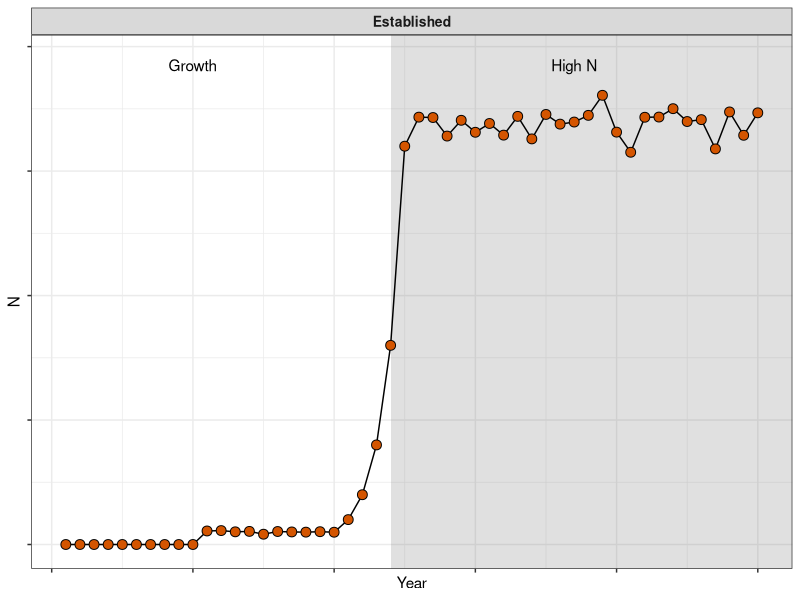
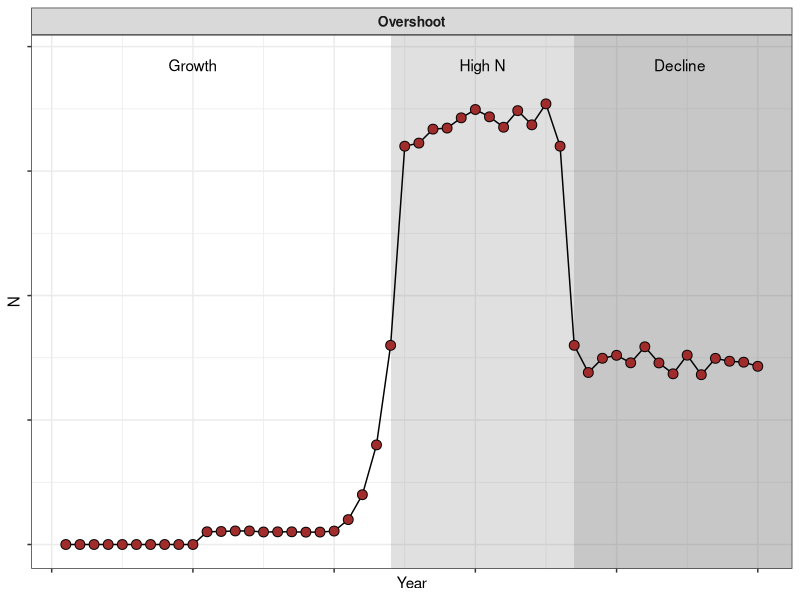
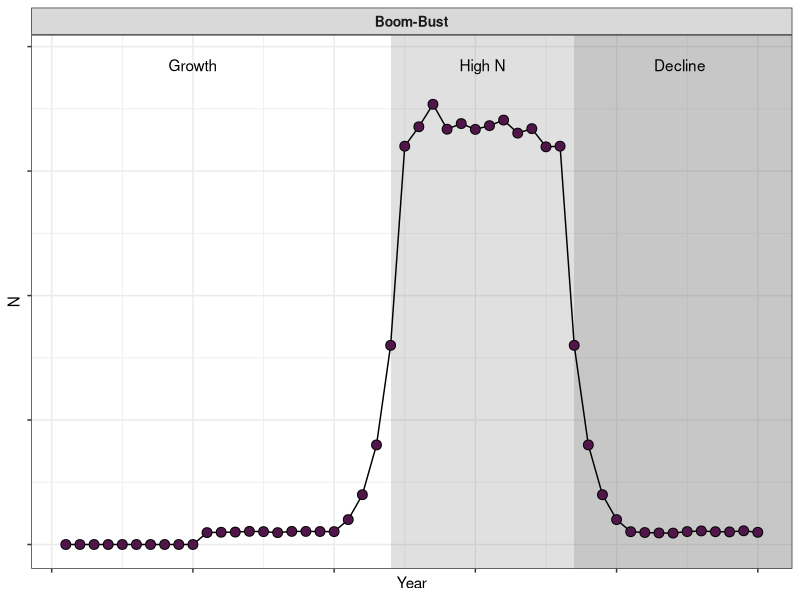

Here is the R script that generated these plots, in order: (Note: this script raises an error after producing the figures.)
rm(list = ls())



library(tidyverse)
library(patchwork)
library(here)



sim_data <- tibble(N = c(c(rep(0, times = 10),
                         rnorm(10, mean = 2, sd = 0.1),
                         2^(2:6),
                         rnorm(10, 68, sd = 2),
                         2^(6:2),
                         rnorm(10, mean = 2, sd = 0.1)),
                         c(rep(0, times = 10),
                           rnorm(10, mean = 2, sd = 0.1),
                           2^(2:6),
                           rnorm(10, 68, sd = 2),
                           2^(6:5),
                           rnorm(13, 29, sd = 2)),
                         c(rep(0, times = 10),
                           rnorm(10, mean = 2, sd = 0.1),
                           2^(2:6),
                           rnorm(25, 68, sd = 2))),
                   Year = rep(1:50, times = 3),
                   Type = c(rep("Boom-Bust", times = 50),
                            rep("Overshoot", times = 50),
                            rep("Established", times = 50)))


phases <- tibble(Year_min = c(c(24),c(24,37),c(24,37)),
                 Year_max = c(c(Inf),c(37,Inf),c(37,Inf)),
                 N_max = rep(Inf, times = 5),
                 N_min = rep(-Inf, times = 5),
                 Type = c("Established","Overshoot","Overshoot",
                          "Boom-Bust","Boom-Bust"),
                 Phase = c("High Abundance","High Abundance","Collapse","High Abundance","Collapse"),
                 Year = rep(NA_real_, times = 5),
                 N = rep(NA_real_, times = 5))


p1 <- sim_data |> 
  filter(Type == "Established") |> 
  ggplot(aes(x = Year,y = N))+
  annotate('rect', xmin=24, xmax=Inf, ymin=-Inf, ymax=Inf, alpha=.2, fill='#666666')+
  geom_line()+
  geom_point(shape = 21,size = 3, fill = "#d45500ff", show.legend = F)+
  facet_wrap(~factor(Type, levels = c("Established","Overshoot","Boom-Bust")))+
 # annotate(data = sim_data |> filter(Type %in% c("Overshoot","Boom-Bust")),
 #          'rect', xmin=37, xmax=Inf, ymin=-Inf, ymax=Inf, alpha=.2, fill='#666666')+
  scale_y_continuous(limits = c(0,78))+
  annotate("text", x = 10, y = 77, label = "Growth")+
  annotate("text", x = 37, y = 77, label = "High N")+
  theme_bw()+
  theme(strip.text = element_text(size = 10, face = "bold"),
        axis.text = element_blank())

  
p2 <- sim_data |> 
  filter(Type == "Overshoot") |> 
  ggplot(aes(x = Year,y = N))+
  annotate('rect', xmin=24, xmax=Inf, ymin=-Inf, ymax=Inf, alpha=.2, fill='#666666')+
  annotate('rect', xmin=37, xmax=Inf, ymin=-Inf, ymax=Inf, alpha=.2, fill='#666666')+
  geom_line()+
  geom_point(shape = 21,size = 3, fill = "#a02c2cff", show.legend = F)+
  facet_wrap(~factor(Type, levels = c("Established","Overshoot","Boom-Bust")))+
  scale_y_continuous(limits = c(0,78))+
  annotate("text", x = 10, y = 77, label = "Growth")+
  annotate("text", x = 30.5, y = 77, label = "High N")+
  annotate("text", x = 44.5, y = 77, label = "Decline")+
  theme_bw()+
  theme(strip.text = element_text(size = 10, face = "bold"),
        axis.text = element_blank())


p3 <- sim_data |> 
  filter(Type == "Boom-Bust") |> 
  ggplot(aes(x = Year,y = N))+
  annotate('rect', xmin=24, xmax=Inf, ymin=-Inf, ymax=Inf, alpha=.2, fill='#666666')+
  annotate('rect', xmin=37, xmax=Inf, ymin=-Inf, ymax=Inf, alpha=.2, fill='#666666')+
  geom_line()+
  geom_point(shape = 21,size = 3, fill = "#50164aff", show.legend = F)+
  facet_wrap(~factor(Type, levels = c("Established","Overshoot","Boom-Bust")))+
  annotate("text", x = 10, y = 77, label = "Growth")+
  annotate("text", x = 30.5, y = 77, label = "High N")+
  annotate("text", x = 44.5, y = 77, label = "Decline")+
  scale_y_continuous(limits = c(0,78))+
  theme_bw()+
  theme(strip.text = element_text(size = 10, face = "bold"),
        axis.text = element_blank())
  


ggsave(plot = panel1, filename = here("output","illustration.png"), device = "png",
       units = "in", width = 24, height = 4)


p4 <- sim_data |> 
  filter(Type == "Established") |> 
  filter(Year < 26) |> 
  ggplot(aes(x = Year,y = N))+
  #annotate('rect', xmin=24, xmax=Inf, ymin=-Inf, ymax=Inf, alpha=.2, fill='#666666')+
  geom_line()+
  geom_point(shape = 21,size = 3, fill = "#333333", show.legend = F)+
  facet_wrap(~factor(Type, levels = c("Established"), labels = "Boom"))+
  # annotate(data = sim_data |> filter(Type %in% c("Overshoot","Boom-Bust")),
  #          'rect', xmin=37, xmax=Inf, ymin=-Inf, ymax=Inf, alpha=.2, fill='#666666')+
  scale_y_continuous(limits = c(0,78))+
  annotate("text", x = 10, y = 77, label = "Growth")+
  #annotate("text", x = 37, y = 77, label = "High N")+
  theme_bw()+
  theme(strip.text = element_text(size = 14, face = "bold"),
        axis.text = element_blank())

ggsave(plot = p4, filename = here("output","BoomOnly.png"), device = "png",
       units = "in", width = 12/3, height = 4)

#------------------------------------------
####figure for publication####
#------------------------------------------


duration_growthsim <- tibble(N = c(c(rep(0, times = 10),
                                     rnorm(10, mean = 2, sd = 0.1),
                                     2^(2:6)),
                                   c(rep(0, times = 5),
                                     rnorm(5, mean = 2, sd = 0.1),
                                     2^(2:6),
                                     rep(NA_real_,times = 10)),
                                   c(rep(0, times = 2),
                                     rnorm(3, mean = 2, sd = 0.1),
                                     2^(2:6),
                                     rep(NA_real_,times = 15))),
                             Year = rep(1:25, times = 3),
                             Type = c(rep("short", times = 25),
                                      rep("intermediate", times = 25),
                                      rep("long", times = 25)),
                             Title = rep("Growth", times = 25*3))





p5 <- duration_growthsim |> 
  ggplot(aes(x = Year,y = N,  fill = Type))+
  geom_line(show.legend = F)+
  scale_fill_manual(values = c("#50164aff","#50164abf","#50164a80"))+
  geom_point(shape = 21,size = 3, show.legend = F)+
  facet_grid(~Title)+
  scale_y_continuous(limits = c(0,78))+
  annotate("text", x = 12.5, y = 77, label = "Duration")+
  theme_bw()+
  theme(strip.text = element_text(size = 10, face = "bold"),
        axis.text = element_blank())


rate_growthsim <- tibble(N = c(c(rep(0, times = 10),
                                     rnorm(10, mean = 2, sd = 0.1),
                                     2^(2:6)),
                                   c(rep(0, times = 10),
                                     rnorm(10, mean = 2, sd = 0.1),
                                     4^(1:3),
                                     rep(NA_real_,times = 2)),
                                   c(rep(0, times = 10),
                                     rnorm(10, mean = 2, sd = 0.1),
                                     8^(2),
                                     rep(NA_real_,times = 4))),
                             Year = rep(1:25, times = 3),
                             Type = c(rep("short", times = 25),
                                      rep("intermediate", times = 25),
                                      rep("long", times = 25)),
                             Title = rep("Growth", times = 25*3))


p6 <- rate_growthsim |> 
  ggplot(aes(x = Year,y = N, fill = Type))+
  geom_line(show.legend = F)+
  geom_point(shape = 21,size = 3, show.legend = F)+
  scale_fill_manual(values = c("#50164aff","#50164abf","#50164a80"))+
  facet_grid(~Title)+
  scale_y_continuous(limits = c(0,78))+
  annotate("text", x = 12.5, y = 77, label = "Rate")+
  theme_bw()+
  theme(strip.text = element_text(size = 10, face = "bold"),
        axis.text = element_blank())


duration_highnsim <- tibble(N = c(c(rnorm(25, mean = 68, sd = 2)),
                                   c(rnorm(15, mean = 64, sd = 2),
                                     rep(NA_real_,times = 10)),
                                  c(rnorm(5, mean = 60, sd = 2),
                                    rep(NA_real_,times = 20))),
                             Year = rep(1:25, times = 3),
                             Type = c(rep("short", times = 25),
                                      rep("intermediate", times = 25),
                                      rep("long", times = 25)),
                             Title = rep("High N", times = 25*3))

p7 <- duration_highnsim |> 
  ggplot(aes(x = Year,y = N, fill = Type))+
  annotate('rect', xmin=-Inf, xmax=Inf, ymin=-Inf, ymax=Inf, alpha=.2, fill='#666666')+
  geom_line(show.legend = F)+
  geom_point(shape = 21,size = 3, show.legend = F)+
  scale_fill_manual(values = c("#50164aff","#50164abf","#50164a80"))+
  facet_grid(~Title)+
  scale_y_continuous(limits = c(0,78))+
  annotate("text", x = 12.5, y = 77, label = "Duration")+
  theme_bw()+
  theme(strip.text = element_text(size = 10, face = "bold"),
        axis.text = element_blank())


variability_highnsim <- tibble(N = c(c(rnorm(25, mean = 68, sd = 2)),
                                  c(rnorm(25, mean = 60, sd = 8)),
                                  c(rnorm(25, mean = 50, sd = 14))),
                            Year = rep(1:25, times = 3),
                            Type = c(rep("short", times = 25),
                                     rep("intermediate", times = 25),
                                     rep("long", times = 25)),
                            Title = rep("High N", times = 25*3))

p8 <- variability_highnsim |> 
  ggplot(aes(x = Year,y = N, fill = Type))+
  annotate('rect', xmin=-Inf, xmax=Inf, ymin=-Inf, ymax=Inf, alpha=.2, fill='#666666')+
  geom_line(show.legend = F)+
  scale_fill_manual(values = c("#50164aff","#50164abf","#50164a80"))+
  geom_point(shape = 21,size = 3, show.legend = F)+
  facet_grid(~Title)+
  scale_y_continuous(limits = c(0,78))+
  annotate("text", x = 12.5, y = 77, label = "Variability")+
  theme_bw()+
  theme(strip.text = element_text(size = 10, face = "bold"),
        axis.text = element_blank())

rate_lownsim <- tibble(N =  c(rnorm(1, mean = 68, sd = 2),
                              2^(6:2),
                              rnorm(19, mean = 2, sd = 0.1),
                              rnorm(3, mean = 68, sd = 2),
                              4^(3:1),
                              rnorm(19, mean = 2, sd = 0.1),
                              rnorm(5, mean = 68, sd = 2),
                              8^(1),
                              rnorm(19, mean = 2, sd = 0.1)),
                             Year = rep(1:25, times = 3),
                             Type = c(rep("short", times = 25),
                                      rep("intermediate", times = 25),
                                      rep("long", times = 25)),
                             Title = rep("Decline", times = 25*3))


p9 <- rate_lownsim |> 
  ggplot(aes(x = Year,y = N, fill = Type))+
  annotate('rect', xmin=-Inf, xmax=Inf, ymin=-Inf, ymax=Inf, alpha=.2, fill='#666666')+
  annotate('rect', xmin=-Inf, xmax=Inf, ymin=-Inf, ymax=Inf, alpha=.2, fill='#666666')+
  geom_line(show.legend = F)+
  scale_fill_manual(values = c("#50164aff","#50164abf","#50164a80"))+
  geom_point(shape = 21,size = 3, show.legend = F)+
  facet_grid(~Title)+
  scale_y_continuous(limits = c(0,78))+
  annotate("text", x = 12.5, y = 77, label = "Rate")+
  theme_bw()+
  theme(strip.text = element_text(size = 10, face = "bold"),
        axis.text = element_blank())


magnitude_lownsim <- tibble(N =  c(rnorm(1, mean = 68, sd = 2),
                              2^(6:2),
                              rnorm(19, mean = 6.8, sd = 0.1),
                              rnorm(1, mean = 68, sd = 2),
                              2^(6:2),
                              rnorm(19, mean = 3, sd = 0.1),
                              rnorm(1, mean = 68, sd = 2),
                              2^(6:2),
                              rnorm(3, mean = 1, sd = 0.1),
                              rep(0, times = 16)),
                       Year = rep(1:25, times = 3),
                       Type = c(rep("short", times = 25),
                                rep("intermediate", times = 25),
                                rep("long", times = 25)),
                       Title = rep("Decline", times = 25*3))


p10 <- magnitude_lownsim |> 
  ggplot(aes(x = Year,y = N, fill = Type))+
  annotate('rect', xmin=-Inf, xmax=Inf, ymin=-Inf, ymax=Inf, alpha=.2, fill='#666666')+
  annotate('rect', xmin=-Inf, xmax=Inf, ymin=-Inf, ymax=Inf, alpha=.2, fill='#666666')+
  scale_fill_manual(values = c("#50164aff","#50164abf","#50164a80"))+
  geom_line(show.legend = F)+
  geom_point(shape = 21,size = 3, show.legend = F)+
  facet_grid(~Title)+
  scale_y_continuous(limits = c(0,78))+
  annotate("text", x = 12.5, y = 77, label = "Magnitude")+
  theme_bw()+
  theme(strip.text = element_text(size = 10, face = "bold"),
        axis.text = element_blank())

panel1 <-(p1+p5+p6)+plot_layout(widths = c(2,1,1))
panel2 <-(p2+p7+p8)+plot_layout(widths = c(2,1,1))
panel3 <-(p3+p9+p10)+plot_layout(widths = c(2,1,1))

panel.complete <- panel1/panel2/panel3


ggsave(filename = here("output/figure_editing","figure1_boombustillustration.pdf"),
       device = "pdf", units = "mm", width = 160, height = 140)
